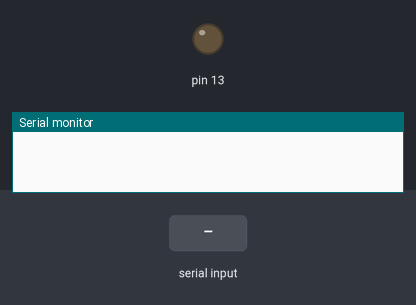
Bench run of a sketch on a simulated Arduino Uno, built with avr-gcc and run on an emulated ATmega328P. Parts: output pins drawn as LEDs (lit = HIGH), the last lines printed to the serial monitor. The test bench sets the inputs (shaded band).

Above: at 1.2 s.
1.3 s: "A" received over Serial
At 2.0 s:
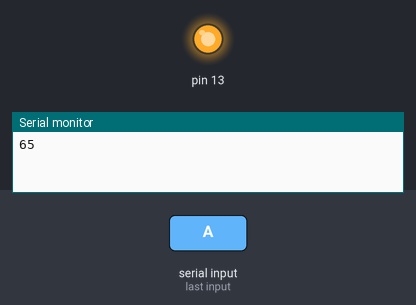
2.8 s: "B" received over Serial
At 3.2 s:
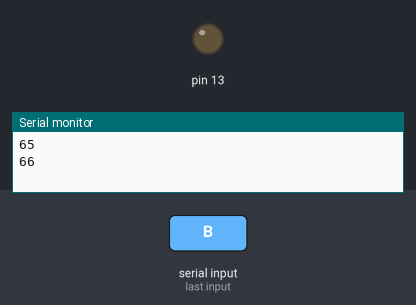
Timing chart, 0 to 5.8 s (numbered marks = the images above; inputs shaded):
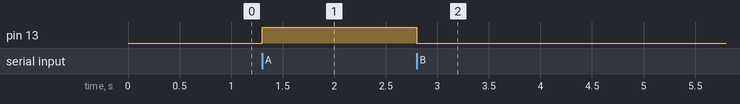

Measured:
- after the input at 1.3 s, pin 13: LOW → HIGH at once
- after the input at 2.8 s, pin 13: HIGH → LOW at once

The sketch:

Light_On_Off.ino
```cpp
int led = 13;
int data;

void setup()
{
  Serial.begin(9600);
  pinMode(13, OUTPUT);
}

void loop()
{
  while(Serial.available() > 0)
  {
    data = Serial.read();
    Serial.println(data);
    if(data == 'A'){
      digitalWrite(13, HIGH);
    }
    if(data == 'B'){
      digitalWrite(13, LOW);
    }
  }
}
```
